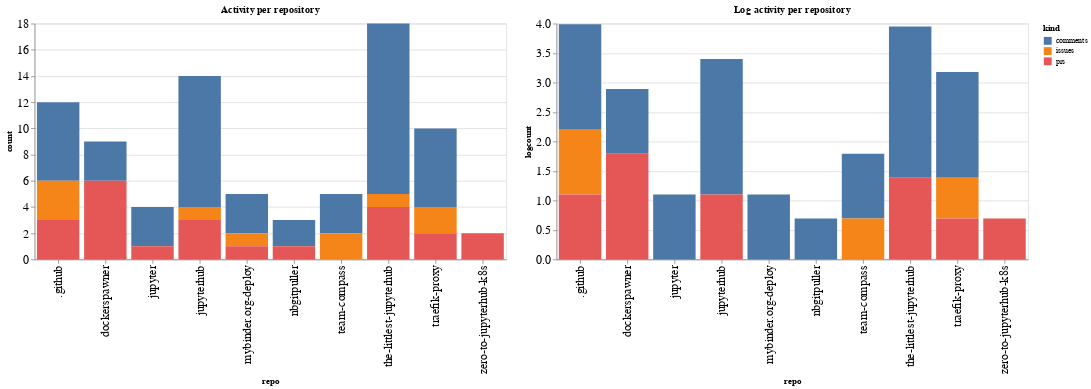

Notebook source saved alongside this figure:
### Code cell
ch1 = alt.Chart(repo_summaries, width=600, title="Activity per repository").mark_bar().encode(
    x='repo',
    y='count',
    color='kind',
    tooltip="kind"
)

ch2 = alt.Chart(repo_summaries, width=600, title="Log activity per repository").mark_bar().encode(
    x='repo',
    y='logcount',
    color='kind',
    tooltip="kind"
)

ch1 | ch2

### Figure 1 — Vega-Lite specification as saved in the notebook (floating-point values rounded to 4 significant figures)
{"config": {"axisLeft": {"labelFontSize": 15}, "axisBottom": {"labelFontSize": 15}}, "hconcat": [{"mark": "bar", "encoding": {"color": {"type": "nominal", "field": "kind"}, "tooltip": {"type": "nominal", "field": "kind"}, "x": {"type": "nominal", "field": "repo"}, "y": {"type": "quantitative", "field": "count"}}, "title": "Activity per repository", "width": 600}, {"mark": "bar", "encoding": {"color": {"type": "nominal", "field": "kind"}, "tooltip": {"type": "nominal", "field": "kind"}, "x": {"type": "nominal", "field": "repo"}, "y": {"type": "quantitative", "field": "logcount"}}, "title": "Log activity per repository", "width": 600}], "data": {"name": "data-98a8768f785ccd0ebda0dee45385cefa"}, "$schema": "https://vega.github.io/schema/vega-lite/v4.8.1.json", "datasets": {"data-98a8768f785ccd0ebda0dee45385cefa": [{"repo": ".github", "kind": "comments", "count": 6, "logcount": 1.792}, {"repo": ".github", "kind": "issues", "count": 3, "logcount": 1.099}, {"repo": ".github", "kind": "prs", "count": 3, "logcount": 1.099}, {"repo": "dockerspawner", "kind": "comments", "count": 3, "logcount": 1.099}, {"repo": "dockerspawner", "kind": "prs", "count": 6, "logcount": 1.792}, {"repo": "jupyter", "kind": "comments", "count": 3, "logcount": 1.099}, {"repo": "jupyter", "kind": "prs", "count": 1, "logcount": 0.0}, {"repo": "jupyterhub", "kind": "comments", "count": 10, "logcount": 2.303}, {"repo": "jupyterhub", "kind": "issues", "count": 1, "logcount": 0.0}, {"repo": "jupyterhub", "kind": "prs", "count": 3, "logcount": 1.099}, {"repo": "mybinder.org-deploy", "kind": "comments", "count": 3, "logcount": 1.099}, {"repo": "mybinder.org-deploy", "kind": "issues", "count": 1, "logcount": 0.0}, {"repo": "mybinder.org-deploy", "kind": "prs", "count": 1, "logcount": 0.0}, {"repo": "nbgitpuller", "kind": "comments", "count": 2, "logcount": 0.6931}, {"repo": "nbgitpuller", "kind": "prs", "count": 1, "logcount": 0.0}, {"repo": "team-compass", "kind": "comments", "count": 3, "logcount": 1.099}, {"repo": "team-compass", "kind": "issues", "count": 2, "logcount": 0.6931}, {"repo": "the-littlest-jupyterhub", "kind": "comments", "count": 13, "logcount": 2.565}, {"repo": "the-littlest-jupyterhub", "kind": "issues", "count": 1, "logcount": 0.0}, {"repo": "the-littlest-jupyterhub", "kind": "prs", "count": 4, "logcount": 1.386}, {"repo": "traefik-proxy", "kind": "comments", "count": 6, "logcount": 1.792}, {"repo": "traefik-proxy", "kind": "issues", "count": 2, "logcount": 0.6931}, {"repo": "traefik-proxy", "kind": "prs", "count": 2, "logcount": 0.6931}, {"repo": "zero-to-jupyterhub-k8s", "kind": "prs", "count": 2, "logcount": 0.6931}]}}
